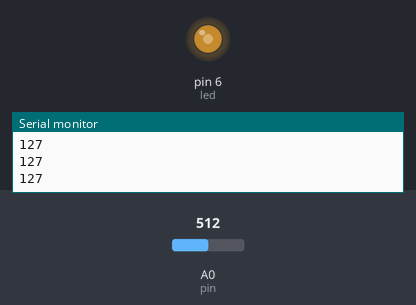
A sketch run on a simulated Arduino Uno, built with avr-gcc and run on an emulated ATmega328P. Parts: output pins drawn as LEDs (lit = HIGH), the last lines printed to the serial monitor. Inputs (shaded band) come from the test bench; at power-on: A0 (pin) = 512.

Above: at 1.2 s.
1.3 s: A0 (pin) set to 716
At 2.2 s:
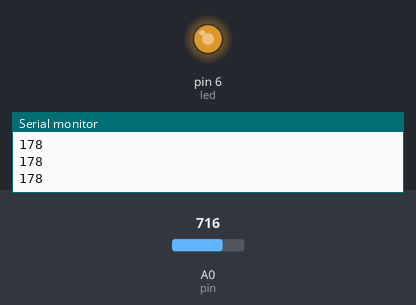
2.8 s: A0 (pin) set to 900
At 3.7 s:
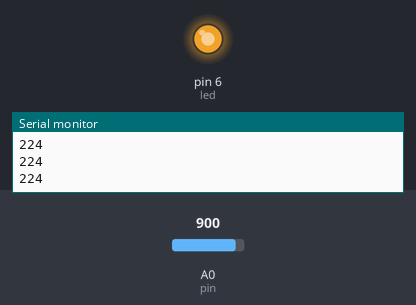
4.3 s: A0 (pin) set to 122
At 5.2 s:
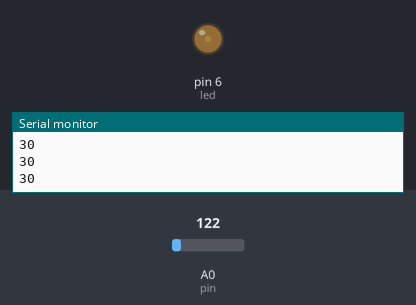
5.8 s: A0 (pin) set to 0
At 6.7 s:
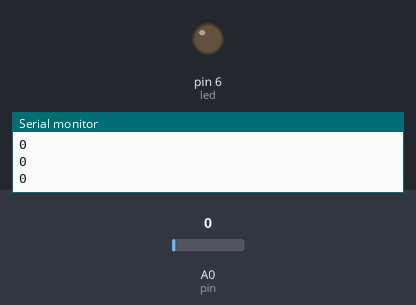
7.3 s: A0 (pin) set to 511
At 8.1 s:
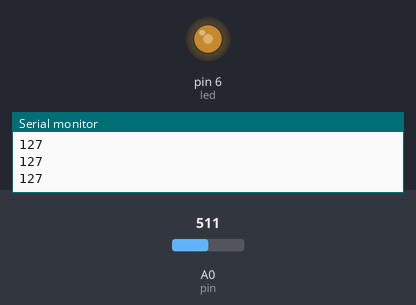
Timing chart, 0 to 9.8 s (numbered marks = the images above; inputs shaded):
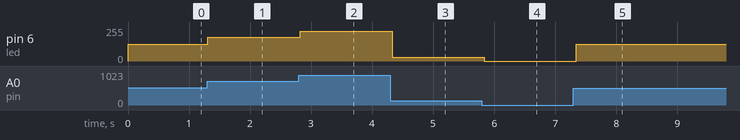

The sketch:

potesiometer.ino
```cpp
/* https://www.arduino.cc/en/Tutorial/AnalogReadSerial
 *
 * According to potesiometer's value it lights a led
 *
 */

int pin=0; // read potesiometer midle pin from A0
int led=6;

void setup() {
    Serial.begin(9600);
    pinMode(led,OUTPUT);
}

void loop() {

   int val = map(analogRead(pin),0,1023,0,255); // read and map the value
   Serial.println(val);
   analogWrite(led,val); // light the led with the value measured
   delay(50);
}
```

Measured:
- after the input at 1.3 s, pin 6 (led): 127/255 → 178/255 at once
- after the input at 2.8 s, pin 6 (led): 178/255 → 224/255 at once
- after the input at 4.3 s, pin 6 (led): 224/255 → 30/255 at once
- after the input at 5.8 s, pin 6 (led): 30/255 → 0/255 at once
- after the input at 7.3 s, pin 6 (led): 0/255 → 127/255 after 0.05 s
